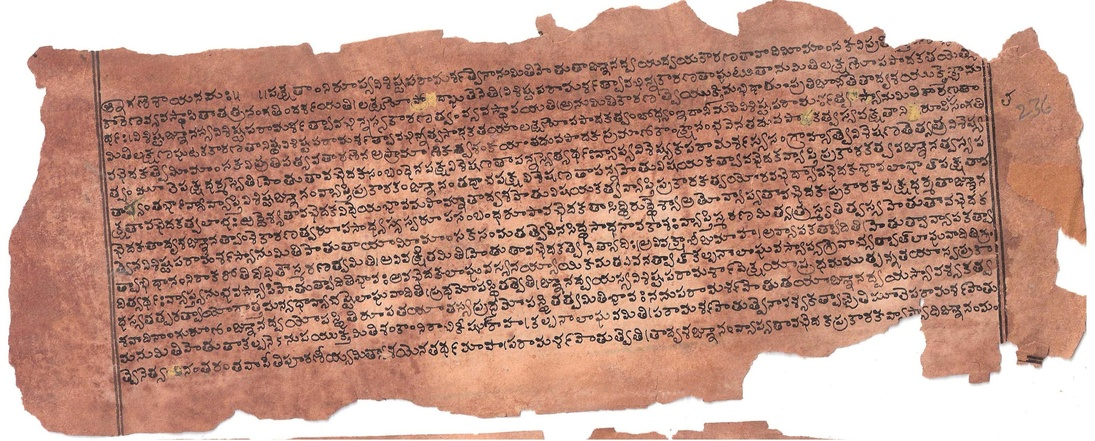
#> input picture day2/images/test.jpeg, 1095 x 441 px, shrunk from 3095 x 1247 before the run, found by its file name
$ jupyter execute Day2_Session_1_Task_2_Line_Word_Segmentation.ipynb   (shell and % lines are left out)
#> lines starting #> are read from the running program, lines starting #| are printed output that depends on the picture; after the words box and inside, x2 and y2 are one past the last pixel; in counts of white or black regions, pixels touching at a corner belong together
<a href="https://colab.research.google.com/github/akshatsanghvi211103/CVIT_WORKSHOP/blob/main/Day2_Session_1_Task_2_Line_Word_Segmentation.ipynb" target="_parent"></a>

# CVIT Orientation : Problem Statement

Line & Word level segementation in documents is an important task for extracting text ( OCR ) task .

In the following case , we take a look at different printed documents and try to extract charecter line segment and word level arguments.

References :
1.https://pyimagesearch.com/2021/04/28/opencv-morphological-operations/

[cell 1]
import os
import cv2
import numpy as np
from google.colab.patches import cv2_imshow

[cell 2]
PATH_MEDIUM = '/content/test_tamil.jpg'
PATH_LINE_EXAMPLE = '/content/test_sanskrit.png'
PATH_HARDEST = '/content/test.jpeg'

[cell 3]
# Idea is to leverage different morphological filters
def textdilationElementWise(binary_image,iterations=3):
  '''
  binary image : text = 1 bg = 0
  '''
  # Small local kernel that tickens the existing text more closely
  text_kernel = np.ones((3,3))
  dilated_image = cv2.dilate(binary_image,text_kernel,iterations)
  return dilated_image


def rectangledilation(binary_image,H,W,iterations=3): # note that iterations have already been defined
  '''
  binary image : text = 1 bg = 0
  '''
  # Small local kernel that tickens the existing text more closely
  rectange_kernel = cv2.getStructuringElement(cv2.MORPH_RECT,(H,W))
  dilated_image = cv2.dilate(binary_image,rectange_kernel,iterations)
  return dilated_image

def erosionOperation(binary_image,H,W,iterations=3):
  # Small local kernel that erodes vertically
  rectange_kernel = cv2.getStructuringElement(cv2.MORPH_RECT,(H,W))
  eroded_image = cv2.erode(binary_image,rectange_kernel,iterations)
  return eroded_image

def crossErosion(binary_image,iterations=2): # important
  cross_kernel= cv2.getStructuringElement(cv2.MORPH_CROSS,(5,5))
  cross_eroded_image = cv2.erode(binary_image,cross_kernel,iterations)
  return cross_eroded_image

[cell 4]
from google.colab import drive
drive.mount('/content/drive')

[cell 5]
def binarize_and_word_detect_contours(image_path):
    # Load the image
#> called with image_path = '/content/test.jpeg'
    image = cv2.imread(image_path)
#> image is the input picture: shape (441, 1095, 3); mean B, G, R 137.8, 152.6, 193.1

    # Convert the image to grayscale
    gray = cv2.cvtColor(image, cv2.COLOR_BGR2GRAY)

    # removing noise is very important, as small noise may also be considered as text, which may detect the noise with 2 adjacent words as a single word
    blurred = cv2.GaussianBlur(gray, (5, 5), 0) # removing gaussian noise
    # Apply image denoising
    denoised = cv2.fastNlMeansDenoising(blurred, None, h=10, templateWindowSize=7, searchWindowSize=21) # advanced denoising

    # Apply binary thresholding
    _, binary = cv2.threshold(denoised, 127, 255, cv2.THRESH_BINARY)
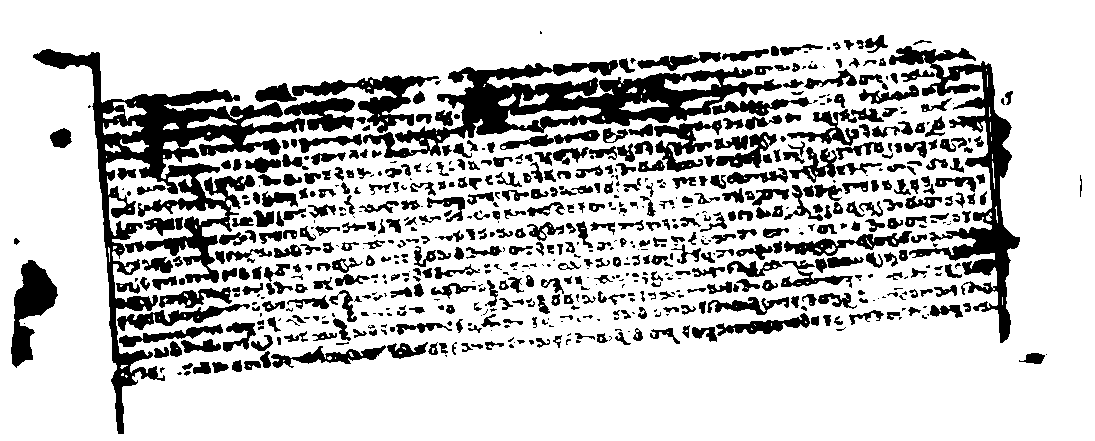
#> binary: shape (441, 1095); 77.9% white; 711 black regions (229 under 20 px), largest, box (x1, y1, x2, y2) and area: (33, 49, 305, 434) 18143, (363, 60, 782, 158) 12853, (889, 46, 1020, 343) 8316

    cv2_imshow(binary)
    # text dilation
    print('Thicker text') # so that we can make them into one contour

    ##### THIS STEP IS VERY IMPORTANT #####
    thickTextDocument = textdilationElementWise(255-binary,iterations=5) # 255 - binary will invert the image
#> in textdilationElementWise, `dilated_image = cv2.dilate(binary_image,text_kernel,iterations)`: dilated_image: shape (441, 1095); 33.7% white; 226 white regions (27 under 20 px), largest, box (x1, y1, x2, y2) and area: (32, 43, 946, 435) 90689, (664, 39, 1021, 344) 20496, (681, 295, 820, 343) 3017
    cv2_imshow(thickTextDocument)

    print('Word level dilation')
    wordTextDocument = rectangledilation(thickTextDocument,H=7,W=3,iterations=3)
#> in rectangledilation, `dilated_image = cv2.dilate(binary_image,rectange_kernel,iterations)`: dilated_image: shape (441, 1095); 47.3% white; 7 white regions
    cv2_imshow(wordTextDocument)

    # [9 lines of commented-out code are left out]
    contours, _ = cv2.findContours(wordTextDocument,cv2.RETR_EXTERNAL, cv2.CHAIN_APPROX_SIMPLE)
#> contours = 7 contours; box (x1, y1, x2, y2) and area: (29, 33, 1024, 436) 259366, (7, 258, 62, 370) 3522, (46, 126, 76, 150) 556, (1015, 351, 1051, 366) 376, (1076, 173, 1086, 199) 216, (10, 236, 24, 247) 119, (536, 29, 546, 36) 54

    # Filter out the extremely small boxes based on area threshold
    areaThreshold = 5
    finalContours = [ c for c in contours if cv2.contourArea(c)>areaThreshold ]
#> finalContours has the same summary as contours

    # Draw contours on the original image
    image_with_contours = cv2.drawContours(image.copy(),finalContours, -1, (0, 255, 0), 2)
    image_with_boxes = image.copy()
    for contour in finalContours:
      # Find the bounding box coordinates
      x, y, w, h = cv2.boundingRect(contour)
      # Draw the bounding box on the image
      cv2.rectangle(image_with_boxes, (x, y), (x + w, y + h), (0,0,255),3)
#> this loop made 7 passes
#> (x, y, w, h) on passes 1 to 7: (1015, 351, 36, 15), (7, 258, 55, 112), (10, 236, 14, 11), (1076, 173, 10, 26), (46, 126, 30, 24), (29, 33, 995, 403), (536, 29, 10, 7)
#> image_with_boxes: shape (441, 1095, 3); 3.57% of pixels changed, all inside (x1, y1, x2, y2) = (5, 27, 1089, 439)


    # Display the original image and the image with contours
    print('Image With Contours')
    cv2_imshow(image_with_contours)

    # Display the original image and the image with contours
    print('Image With Boxes')
    cv2_imshow(image_with_boxes)

    # Save them in the directory
    _,imgName = os.path.split(image_path)
    cv2.imwrite('wordlevel_contours_'+imgName,image_with_contours)
    cv2.imwrite('wordlevel_boxes_'+imgName,image_with_boxes)

[cell 6]
# Usage example
binarize_and_word_detect_contours(PATH_HARDEST)

[cell 7]
def binarize_and_line_detect_contours(image_path):
    # Load the image
#> called with image_path = '/content/test_tamil.jpg'
    image = cv2.imread(image_path)
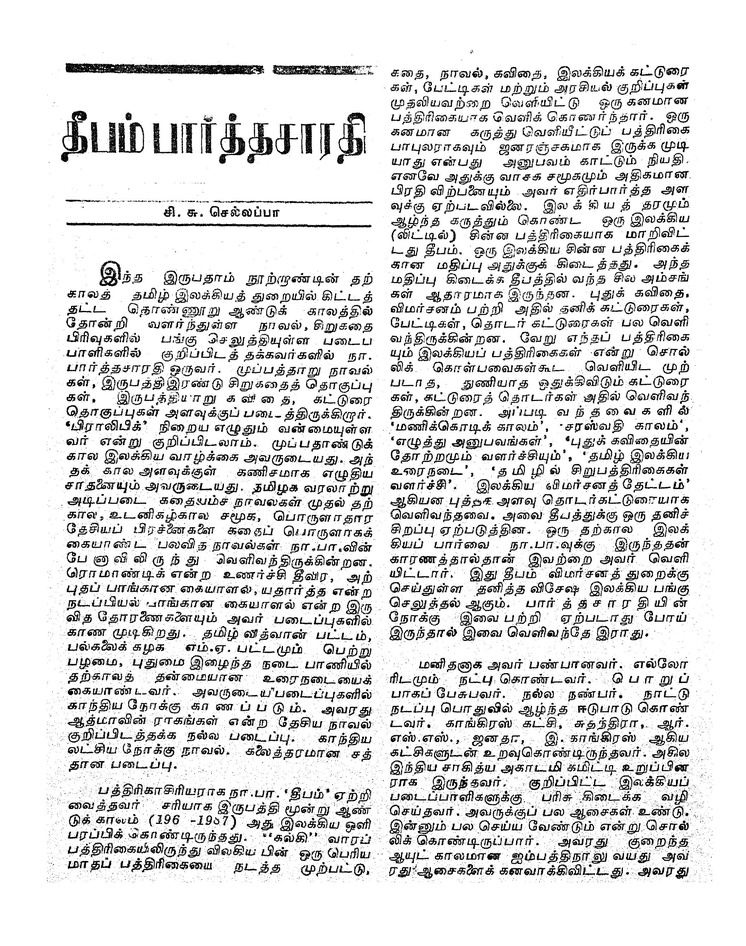
#> input picture day2/images/test_tamil.jpg, 746 x 946 px, shrunk from 2109 x 2673 before the run, found by its file name
#> image is the input picture: shape (946, 746, 3); min 0, max 255, mean 220.9

    # Convert the image to grayscale
    gray = cv2.cvtColor(image, cv2.COLOR_BGR2GRAY)
#> gray: shape (946, 746)

    blurred = cv2.GaussianBlur(gray, (5, 5), 0)
#> blurred: shape (946, 746)
    # Apply image denoising
    denoised = cv2.fastNlMeansDenoising(blurred, None, h=10, templateWindowSize=7, searchWindowSize=21)
#> denoised: shape (946, 746)

    # Apply binary thresholding
    _, binary = cv2.threshold(denoised, 127, 255, cv2.THRESH_BINARY)
#> binary: shape (946, 746); 93.7% white; 3054 black regions (2367 under 20 px), largest, box (x1, y1, x2, y2) and area: (66, 63, 263, 74) 1643, (273, 65, 359, 75) 602, (67, 223, 370, 227) 598

    cv2_imshow(binary)
    # text dilation
    print('Thicker text')
    thickTextDocument = textdilationElementWise(255-binary,iterations=5)
#> in textdilationElementWise (call 2), `dilated_image = cv2.dilate(binary_image,text_kernel,iterations)`: dilated_image: shape (946, 746); 15.4% white; 2259 white regions (625 under 20 px), largest, box (x1, y1, x2, y2) and area: (65, 62, 264, 75) 2085, (66, 222, 371, 228) 1216, (272, 64, 360, 76) 857
    cv2_imshow(thickTextDocument)

    print('Line Level Dilation')

    # search the phrases
    dilatation_type = cv2.MORPH_RECT
#> dilatation_type = 0
    horizontal_dilatation = 5
    vertical_dilatation = 0
    element = cv2.getStructuringElement(dilatation_type, (2*horizontal_dilatation + 1, 2*vertical_dilatation+1), (horizontal_dilatation, vertical_dilatation))
    dilatation_thresh = cv2.dilate(thickTextDocument,element,iterations=1)
#> dilatation_thresh: shape (946, 746); 31.2% white; 410 white regions

    # Fill
    filled_tresh = dilatation_thresh.copy()
    contours, hierarchy = cv2.findContours(dilatation_thresh, cv2.RETR_EXTERNAL, cv2.CHAIN_APPROX_NONE)
#> contours = 410 contours; largest, box (x1, y1, x2, y2) and area: (199, 112, 371, 165) 5497, (55, 110, 198, 163) 4480, (388, 850, 694, 879) 3815, (157, 802, 376, 832) 3141, (60, 62, 365, 76) 2897

    for cnt in contours:
        cv2.drawContours(filled_tresh, [cnt], -1, 255, cv2.FILLED)
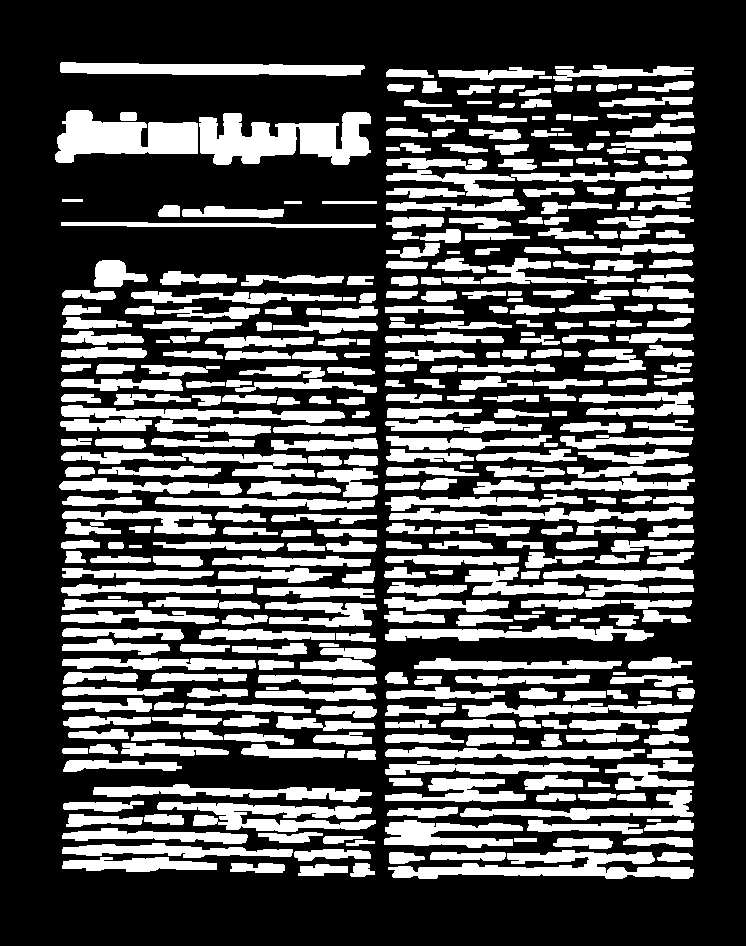
#> filled_tresh: shape (946, 746); 31.3% white; 410 white regions, largest, box (x1, y1, x2, y2) and area: (199, 112, 371, 165) 5846, (55, 110, 198, 163) 4696, (388, 850, 694, 879) 4307


    # Connect these disconnected blobs further
    print('Line level dilation')
    lineTextDocument = rectangledilation(filled_tresh,H=31,W=1,iterations=1)
#> call 2 of rectangledilation, with H = 31, W = 1, iterations = 1
#> in rectangledilation (call 2), `dilated_image = cv2.dilate(binary_image,rectange_kernel,iterations)`:
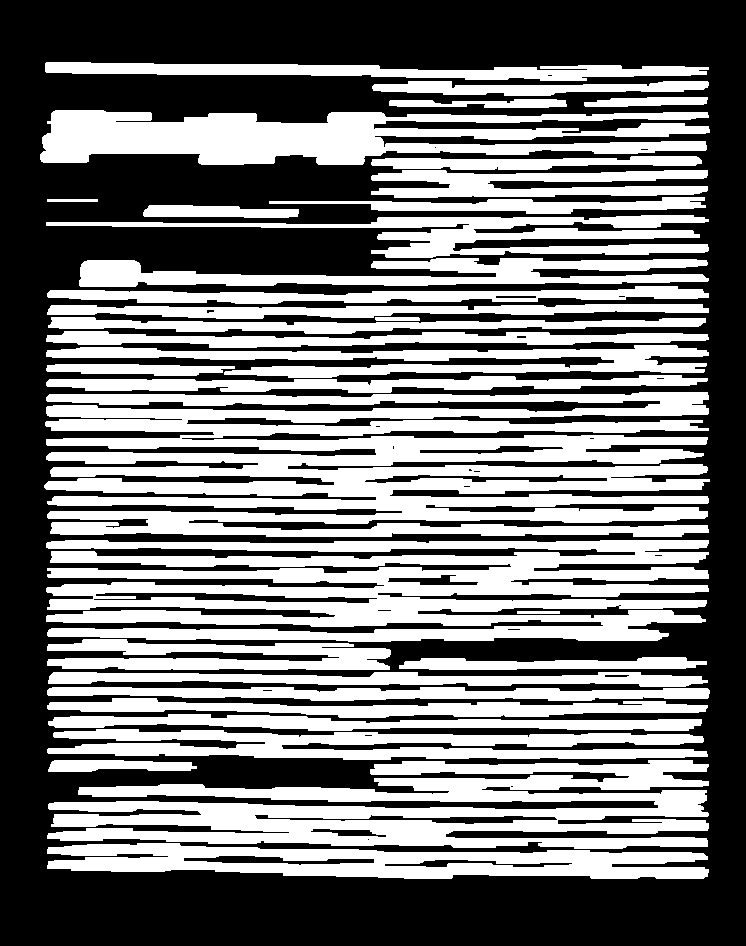
#> dilated_image: shape (946, 746); 46.1% white; 33 white regions, largest, box (x1, y1, x2, y2) and area: (44, 392, 710, 537) 66378, (46, 540, 709, 642) 46044, (47, 760, 709, 849) 34401
    cv2_imshow(lineTextDocument)

    # Cross Filter : Erosion
    lineTextDocument = crossErosion(lineTextDocument,iterations=10)
#> in crossErosion, `cross_kernel= cv2.getStructuringElement(cv2.MORPH_CROSS,(5,5))`: cross_kernel = [[0, 0, 1, 0, 0], [0, 0, 1, 0, 0], [1, 1, 1, 1, 1], [0, 0, 1, 0, 0], [0, 0, 1, 0, 0]]
#> in crossErosion, `cross_eroded_image = cv2.erode(binary_image,cross_kernel,iterations)`:
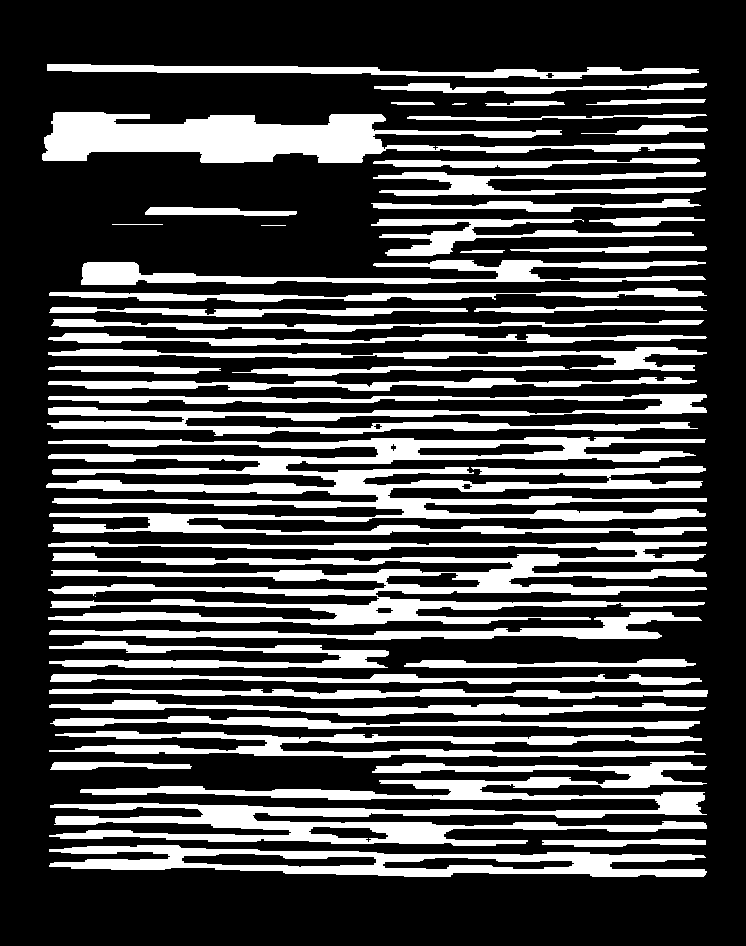
#> cross_eroded_image: shape (946, 746); 27.8% white; 45 white regions (1 under 20 px)
    print('Line erosion')
    cv2_imshow(lineTextDocument)

    # Find contours in the binary image
    contours, _ = cv2.findContours(lineTextDocument,cv2.RETR_EXTERNAL, cv2.CHAIN_APPROX_SIMPLE)
#> contours = 45 contours, 4 with area under 20; largest, box (x1, y1, x2, y2) and area: (46, 437, 707, 535) 25996, (48, 542, 707, 625) 20063, (49, 762, 707, 846) 18742, (42, 112, 705, 163) 14636, (49, 845, 707, 877) 11885

    # Filter out the extremely small boxes based on area threshold
    areaThreshold = 1000
    finalContours = [ c for c in contours if cv2.contourArea(c)>areaThreshold ]
#> finalContours = 28 contours; largest, box (x1, y1, x2, y2) and area: (46, 437, 707, 535) 25996, (48, 542, 707, 625) 20063, (49, 762, 707, 846) 18742, (42, 112, 705, 163) 14636, (49, 845, 707, 877) 11885

    # Draw contours on the original image
    image_with_contours = cv2.drawContours(image.copy(),finalContours, -1, (255,0,0),3)
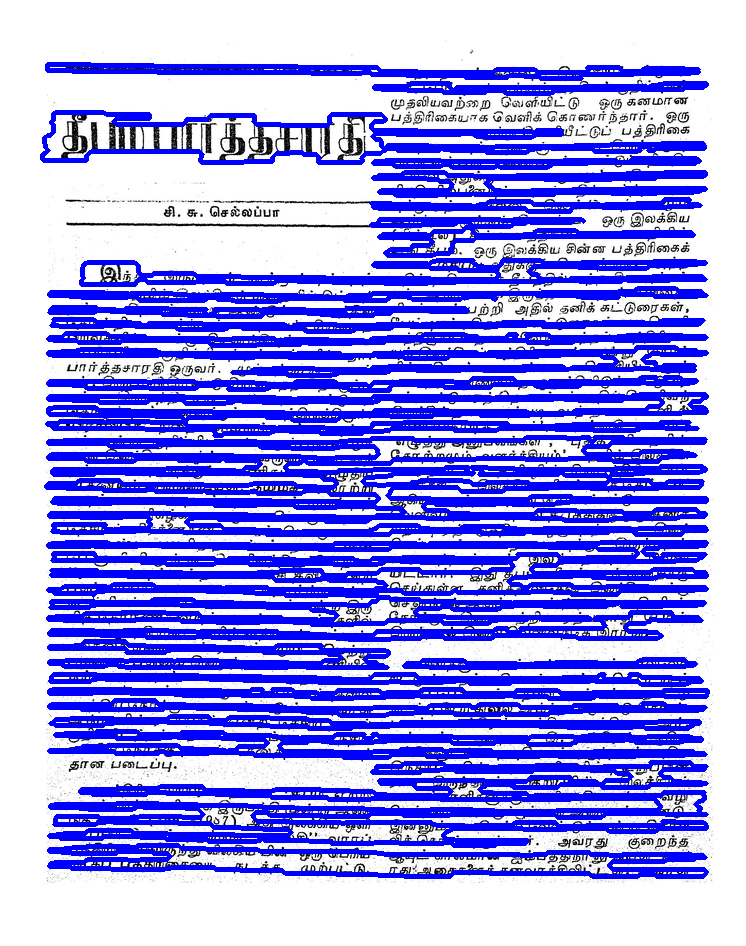
#> image_with_contours: shape (946, 746, 3); mean B, G, R 244.9, 152.3, 152.3
    image_with_boxes = image.copy()

    for contour in finalContours:
      # Find the bounding box coordinates
      x, y, w, h = cv2.boundingRect(contour)
      # Draw the bounding box on the image
      cv2.rectangle(image_with_boxes, (x, y), (x + w, y + h), (0,0,255),3)
#> this loop made 28 passes
#> (x, y, w, h) on passes 1 to 12: (49, 845, 658, 32), (49, 762, 658, 84), (49, 731, 657, 27), (50, 716, 650, 13), (49, 700, 657, 16), (49, 689, 659, 10), (50, 674, 652, 11), (404, 659, 292, 9), (49, 641, 340, 27), (49, 612, 653, 28), (48, 542, 659, 83), (46, 437, 661, 98)
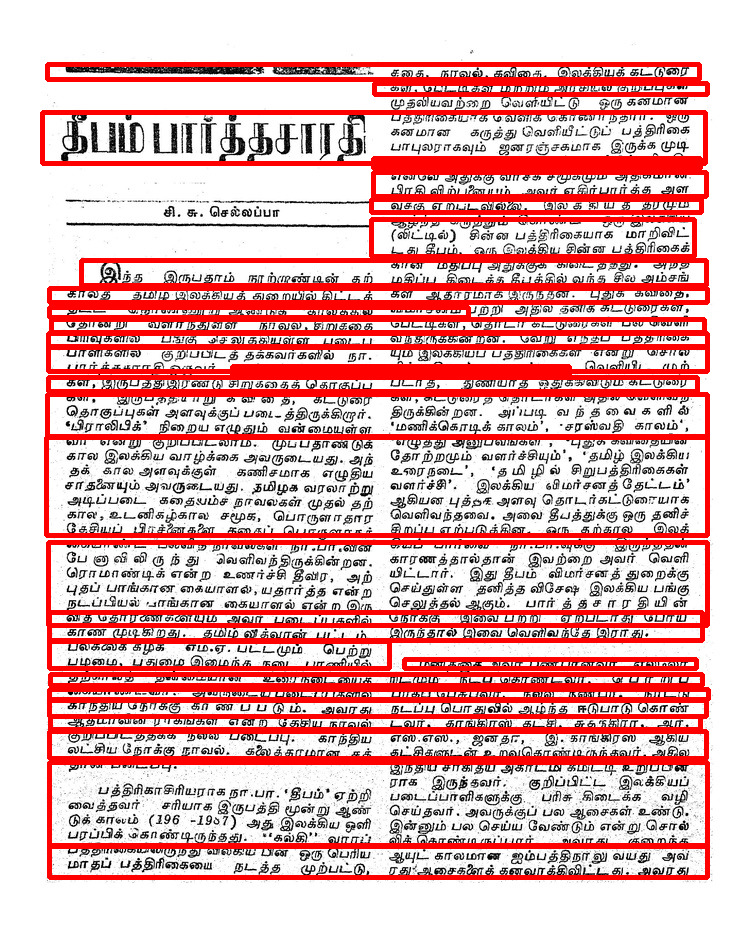
#> image_with_boxes: shape (946, 746, 3); 18.98% of pixels changed, all inside (x1, y1, x2, y2) = (40, 62, 711, 880)


    # Display the original image and the image with contours
    print('Image With Contours')
    cv2_imshow(image_with_contours)

    # Display the original image and the image with contours
    print('Image With Boxes')
    cv2_imshow(image_with_boxes)

    # # Save them in the directory
    # _,imgName = os.path.split(image_path)
    # cv2.imwrite('linelevel_contours_'+imgName,image_with_contours)
    # cv2.imwrite('linelevel_boxes_'+imgName,image_with_boxes)
